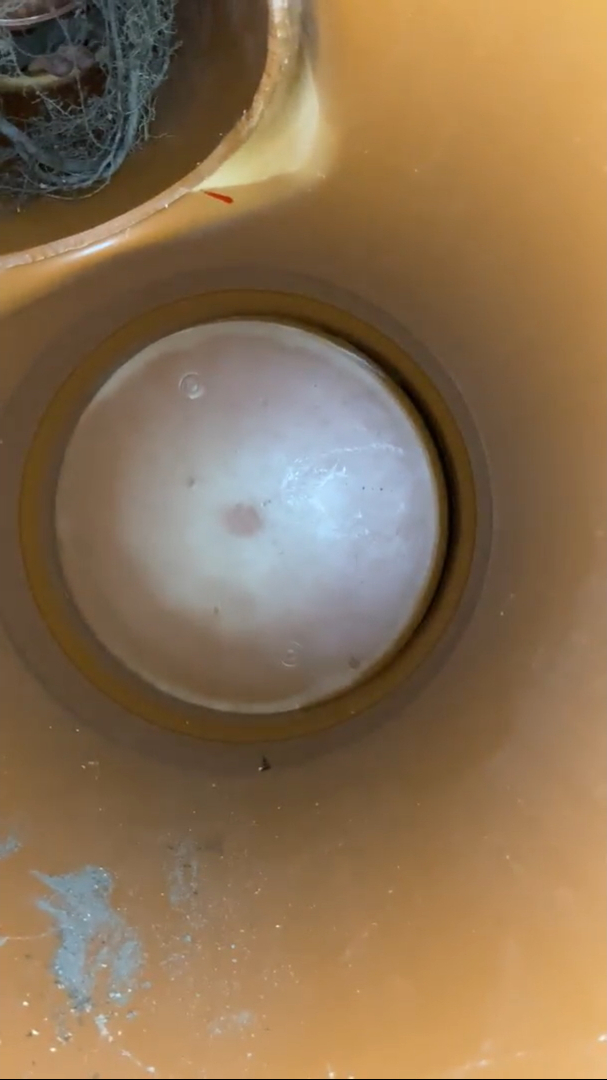
#> input picture rootRecognition/roots_IMG1.jpg, 607 x 1080 px; its folder holds only this picture in this run
$ python -i edge_detection1.py   (imports and definitions only)
#> lines starting #> are read from the running program, lines starting #| are printed output that depends on the picture; after the words box and inside, x2 and y2 are one past the last pixel; in counts of white or black regions, pixels touching at a corner belong together; long printed decimals are rounded
#> further down, picture is the input picture: shape (1080, 607, 3); mean B, G, R 82.7, 113.1, 139.1
### rootRecognition/isolate.py
import numpy as np
import cv2
def findBackPlate(img,dp,min_dist,param1,param2,min_radius,max_radius):
#> called with dp = 1.4, min_dist = 200, param1 = 180, param2 = 90, min_radius = 50, max_radius = 183
    try:
        grey = img.copy()
        grey= cv2.cvtColor(grey, cv2.COLOR_BGR2GRAY)
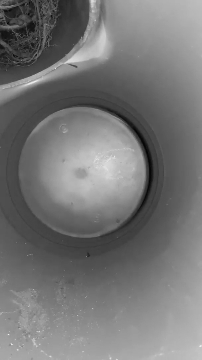
#> grey: shape (360, 202); min 3, max 239, mean 117.6
        output = img.copy()
        circles = cv2.HoughCircles(grey, cv2.HOUGH_GRADIENT, dp, min_dist,param1=param1,param2=param2,minRadius=min_radius,maxRadius=max_radius)
#> circles = [[83.3, 171.5, 65.96]]

        if circles is not None and len(circles[0]) < 2:
            circles = np.round(circles[0, :]).astype("int")
#> circles = [[83, 172, 66]]
                # loop over t67he (x, y) coordinates and radius of the circles
            for (x, y, r) in circles:
                # draw the circle in the output image, then draw a rectangle
                # corresponding to the center of the circle
                cv2.circle(output, (x, y), r, (0, 0, 0), -1)
                cv2.rectangle(output, (x - 5, y - 5), (x + 5, y + 5), (0, 128, 255), -1)
#> this loop made 1 pass
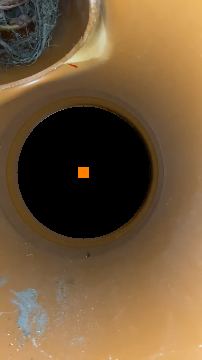
#> output: shape (360, 202, 3); mean of channels 0, 1, 2 57.5, 87.9, 113.3; drawn as B, G, R
                #print(r)
    except:
        output = img
    return (output)

### rootRecognition/edge_detection1.py
import cv2
import numpy as np
import glob
import isolate
from matplotlib import pyplot as plt
def checkForRoots(img):
    img = cv2.resize(img, (int(img.shape[1]/3), int(img.shape[0]/3)))
    imgCopy = img.copy()
    img = isolate.findBackPlate(img,1.4,200,180,90,50,int(imgCopy.shape[1]/1.1))
    img = isolate.findBackPlate(img,1.4,250,200,78,40,int(imgCopy.shape[1]/1.1))
#> call 2 of findBackPlate, with dp = 1.4, min_dist = 250, param1 = 200, param2 = 78, min_radius = 40, max_radius = 183
#> in findBackPlate (call 2), `grey= cv2.cvtColor(grey, cv2.COLOR_BGR2GRAY)`:
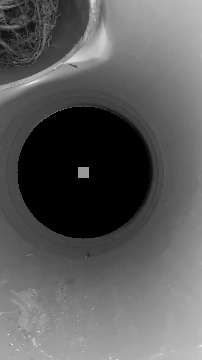
#> grey: shape (360, 202); min 0, max 239, mean 92
#> in findBackPlate (call 2), `circles = cv2.HoughCircles(grey, cv2.HOUGH_GRADIENT, dp, min_dist,para..`: circles = None
    edges = cv2.Canny(img,100,200)
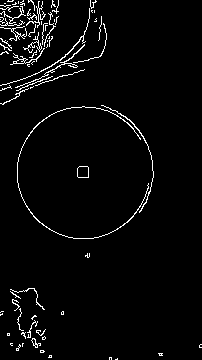
#> edges: shape (360, 202); 3.3% white in thin lines or dots
    plt.subplot(131),plt.imshow(img,cmap = 'gray')
    plt.title('Original Image'), plt.xticks([]), plt.yticks([])
    edges = edges[0:int(edges.shape[0]/2), 0:edges.shape[1]]
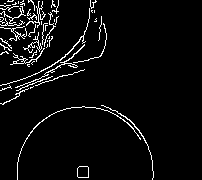
#> edges: shape (180, 202); 4.9% white in thin lines or dots, all inside (x1, y1, x2, y2) = (0, 0, 154, 180)

    hist = cv2.calcHist([edges],[0],None,[256],[0,256])
#> hist = 256 values, max 34591 at index 0, min 0 at index 1, mean 142
    plt.subplot(132),plt.imshow(edges,cmap = 'gray')
    plt.title('Edges Image'), plt.xticks([]), plt.yticks([])

    plt.show()
    cv2.waitKey()
    print(hist[-1]/hist[0])
#| [0.05114]
    return (hist[-1]/hist[0] < 0.012)

>>> import cv2
>>> picture = cv2.imread('roots_IMG1.jpg')
>>> result = checkForRoots(picture)
#> result = [False]

$ run again, on rootRecognition/roots_IMG2.jpg
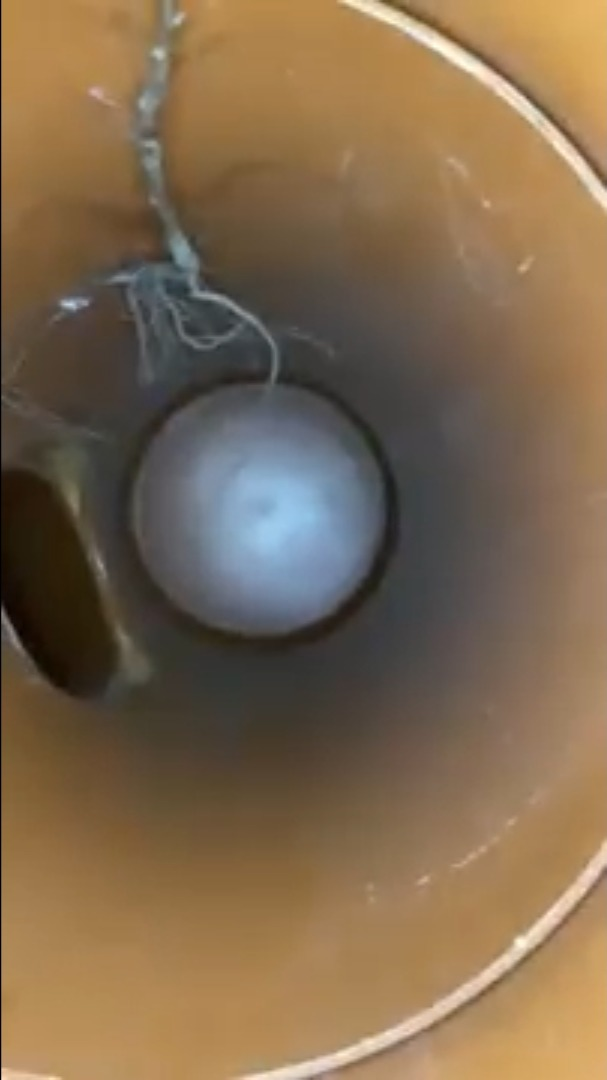
#> input picture rootRecognition/roots_IMG2.jpg, 607 x 1080 px
#> picture is the input picture: shape (1080, 607, 3); mean B, G, R 79.1, 105.5, 127.7
#> circles = None
#> in checkForRoots, `edges = edges[0:int(edges.shape[0]/2), 0:edges.shape[1]]`:
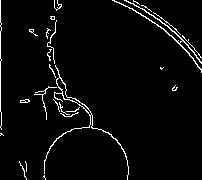
#> edges: shape (180, 202); 3.5% white in thin lines or dots
#> hist = 256 values, max 35073 at index 0, min 0 at index 1, mean 142
#> in checkForRoots, `plt.show()`:
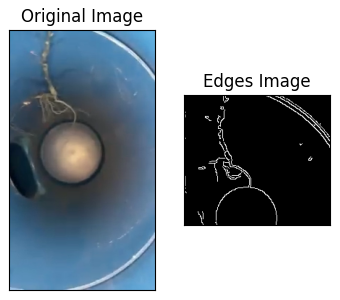
#> figure drawn by matplotlib, 2 panels
#| [0.03669]
#> result = [False]

$ run again, on rootRecognition/roots_IMG4.jpg
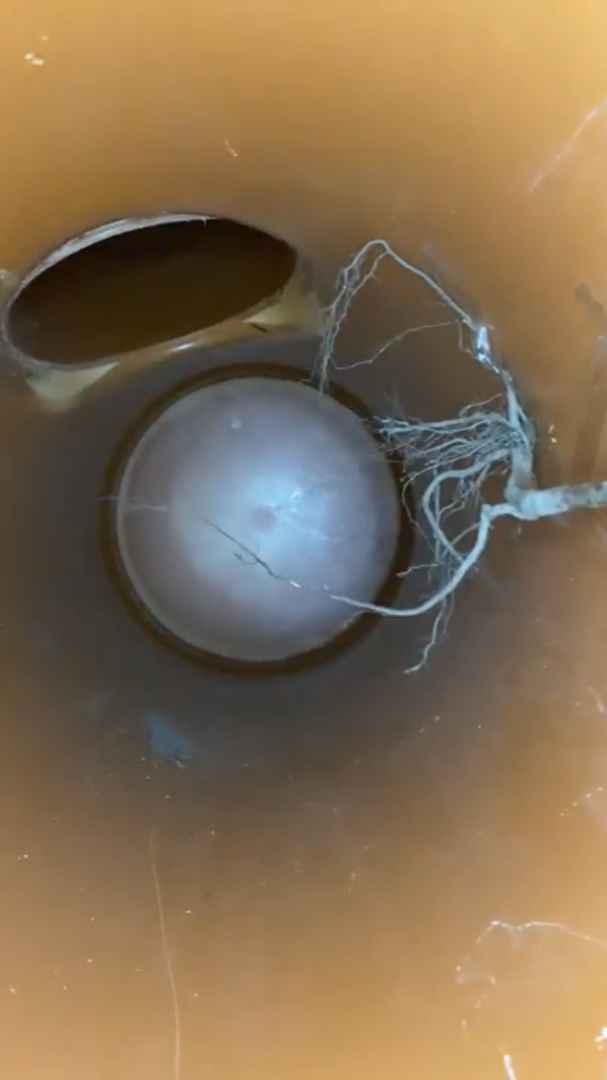
#> input picture rootRecognition/roots_IMG4.jpg, 607 x 1080 px
#> picture is the input picture: shape (1080, 607, 3); mean B, G, R 82.6, 110.3, 132.2
#> in findBackPlate, `grey= cv2.cvtColor(grey, cv2.COLOR_BGR2GRAY)`:
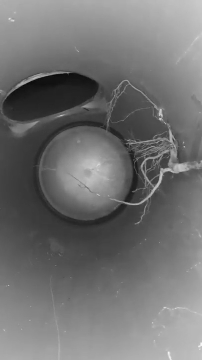
#> grey: shape (360, 202); min 10, max 247, mean 113.7
#> in findBackPlate, `circles = cv2.HoughCircles(grey, cv2.HOUGH_GRADIENT, dp, min_dist,para..`: circles = None
#> the loop in findBackPlate (call 2), `for (x, y, r) in circles:` made 1 pass
#> (x, y, r) on pass 1: (85, 173, 47)
#> in checkForRoots, `edges = edges[0:int(edges.shape[0]/2), 0:edges.shape[1]]`:
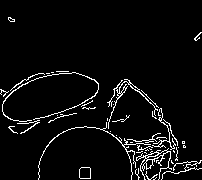
#> edges: shape (180, 202); 4.9% white in thin lines or dots
#> hist = 256 values, max 34578 at index 0, min 0 at index 1, mean 142
#| [0.05154]
#> result = [False]
